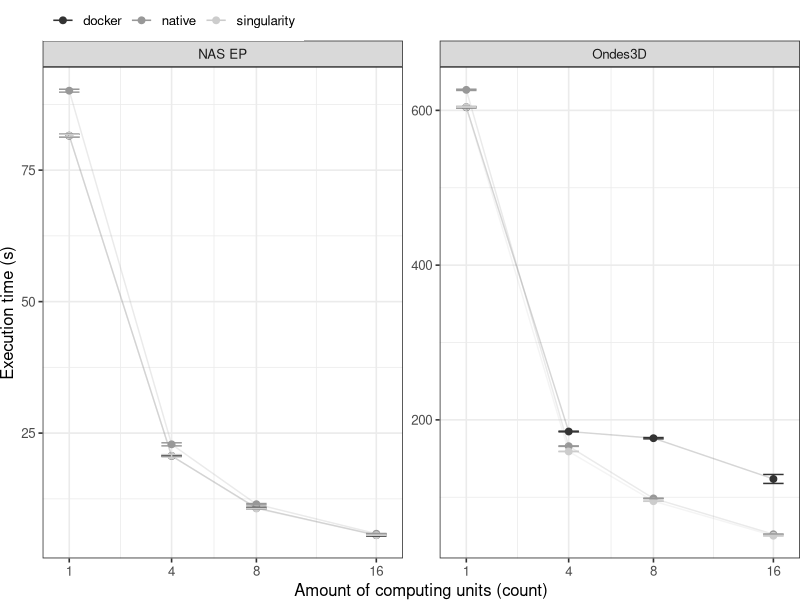

The R script that drew this image:
library(tidyverse);

results_ep <- read_csv('./nas-alpine/results.csv') %>% mutate(experiment = 'NAS EP')
results_ondes3d <- read_csv('./ondes3d-alpine/results.csv') %>% mutate(experiment = 'Ondes3D')

results <-bind_rows(results_ep, results_ondes3d)
results <- results %>%
  mutate(time=time/1000) %>%
  group_by(experiment, environment, parallelism) %>%
  summarize(
    samples = n(),
    average = mean(time),
    stdDeviation = sd(time),
    stdError = 3*stdDeviation/sqrt(samples)
  );

default_theme <- function() {
  ret <- list();
  ret[[length(ret)+1]] <- theme (
    plot.margin = unit(c(0,0,0,0), "cm"),
    legend.spacing = unit(1, "mm"),
    legend.position = "top",
    legend.justification = "left",
    legend.box.spacing = unit(0, "pt"),
    legend.box.margin = margin(0,0,0,0),
    legend.title = element_blank());
  return(ret);
}

g <- ggplot(results, aes(x = parallelism, y = average)) + 
  scale_x_continuous(breaks=c(1, 4, 8, 16), trans='sqrt') + 
  geom_point(aes(col=environment), size=2) + 
  geom_line(aes(col=environment), size = 0.5, alpha = 0.2) + 
  geom_errorbar(aes(ymin=average-stdError, ymax=average+stdError, col=environment), width=0.2) +
  facet_wrap(~ experiment, scales = 'free_y') +
  scale_color_grey() +
  xlab("Amount of computing units (count)") +
  ylab("Execution time (s)") +
  theme_bw(base_size = 12) +
  theme(legend.position = "top", legend.spacing = unit(x=c(0,0,0,0),units="mm")) +
  default_theme()

plot(g)
